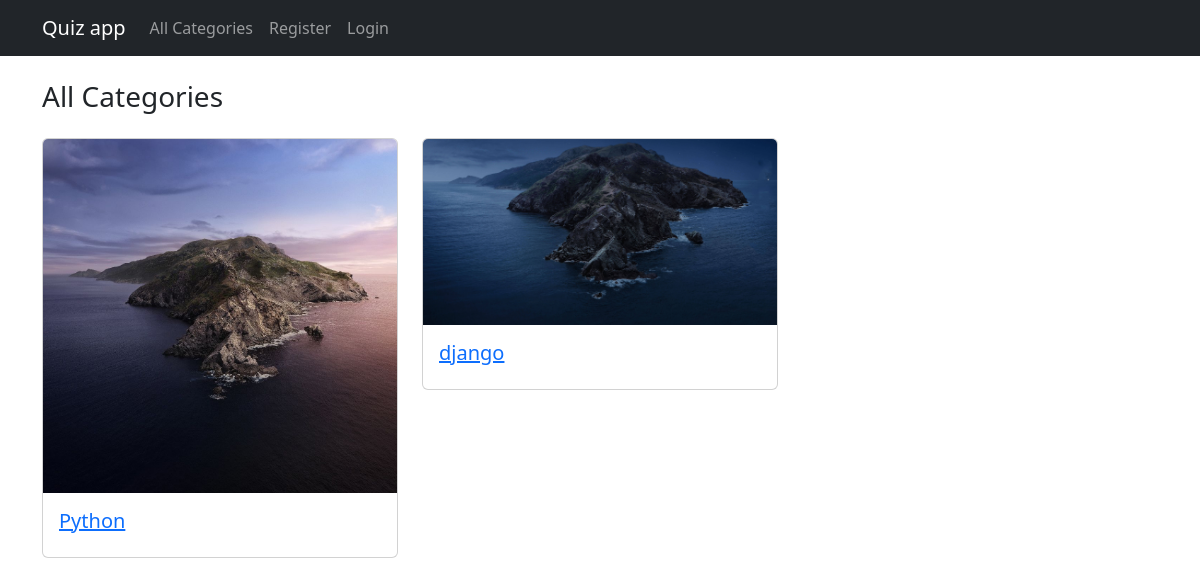
/all-categories/, run on the app's committed database.
### main/models.py (models this page shows, shortened)
class QuizCategory(models.Model):
    title = models.CharField(max_length=100)
    detail = models.TextField()
    image = models.ImageField(upload_to='quizcategory')
    class Meta:
        verbose_name_plural = 'Categories'

### main/views.py (the view)
# urls.py: path('all-categories/',all_categories,name='all-categories'),
def all_categories(request):
    catData = QuizCategory.objects.all()
    context ={
        "data":catData
    }
    return render(request,'all-category.html',context)

### main/templates/all-category.html (shortened to what this page needs)
{% extends 'base.html' %}
{% load static %}
{% block content %}
<h3 class = "my-4"> All Categories</h3>
<div class="row">
    {% for category in data %}
    <div class = "col-md-4">
        <div class="card">
            <a href="{% url 'category_questions' category.id %}"><img src="{{category.image.url}}" class="card-img-top" alt="{{category.title}}"></a>
            <div class="card-body">
                <h5 class="card-title"><a href="{% url 'category_questions' category.id %}">{{category.title}}</a></h5>
              </div>
        </div>
    </div>
    {% endfor %}
</div>
{% endblock content %}

### main/templates/base.html (shortened to what this page needs)
{% load static %}
<!DOCTYPE html>
<html lang="en">
<head>
    <link href="https://cdn.jsdelivr.net/npm/bootstrap@5.2.1/dist/css/bootstrap.min.css" rel="stylesheet">
</head>
<body>
    <nav class="navbar navbar-expand-lg navbar-dark bg-dark">
        <div class="container">
          <a class="navbar-brand" href="/">Quiz app</a>
          <div class="collapse navbar-collapse float-end" id="navbarNav">
            <div class="navbar-nav">
                <a class="nav-link" aria-current="page" href="{% url 'all-categories' %}">All Categories</a>
                <a class="nav-link" href="{% url 'register' %}">Register</a>
                <a class="nav-link" href="{% url 'login' %}">Login</a>
              </div>
          </div>
        </div>
      </nav>
      <main class="container">{% block content %}{% endblock content %}</main>
</body>
</html>

### data on the page
QuizCategory: image (picture), title "Python"
QuizCategory: image (picture), title "django"
